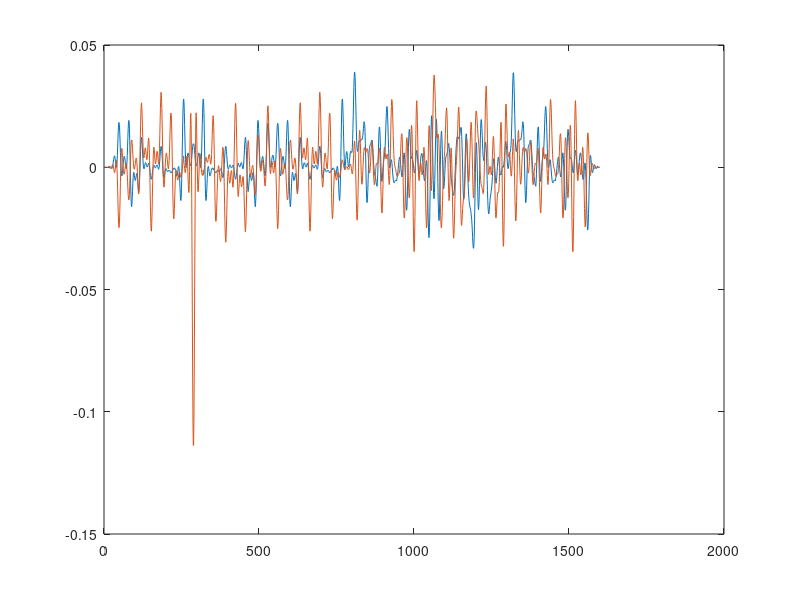
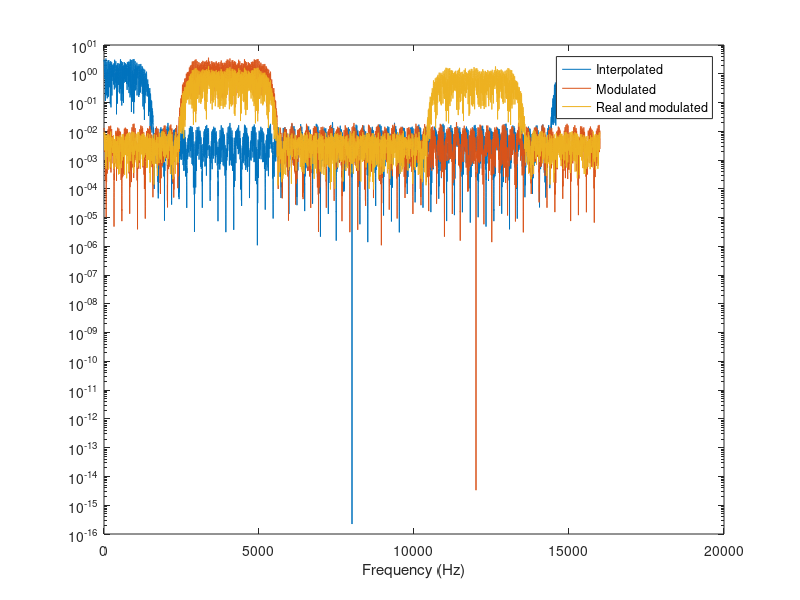

These figures' MATLAB source, in order: (Note: this script raises an error after producing the figures.)
%% load data
%bits -> information bits (128)
%symbol -> information symbol (64)
%z_data -> ofdm info symbol
%pn_ofdm -> training pn ofdm symbol
%pn_symbol -> training pn symbol
%z is a OFDM symbol with 256 info bits and N_cp = 72
%noise level
sigma = 0;
load('transmitting.mat')
N_cp = 32;
%% Up-sampling
% z is the original baseband signal
N = length(z);
NN = 2^14; % Number of frequency grid points
f = (0:NN-1)/NN;
semilogy(f,abs(fft(z,NN))) % Check transform
xlabel('relative frequency f/fs');
%% Now upsample
R = 8; %
zu = zeros(N*R,1);
zu(1:R:end) = z;
semilogy(f,abs(fft(zu,NN))) % Check transform
xlabel('normalized frequency f/fs');
%% Design a LP interpolation filter
B = firpm(63,2*[0 0.5/R 0.5/R*1.6 1/2],[1 1 0 0]);
zi = conv(zu,B);
% zi is now the interpolated signal
figure(1)
plot([real(zi) imag(zi)])
figure(2)
semilogy(f,abs([fft(zu,NN) fft(zi,NN) fft(B.',NN)]) ) % Check transforms
legend('Up-sampled z_u','Interpolated after LP filtering','LP-filter')
xlabel('relative frequency f/fs');
%% Modulation
fs = 16000;
fcm = 4000;
F = (0:NN-1)/NN*fs;
n = (0:length(zi)-1)';
zm = zi.*exp(1i*2*pi*fcm/fs*n);
semilogy(F,abs([fft(zi,NN) fft(zm,NN) ]) ) % Check transforms
legend('Interpolated','Modulated')
xlabel('Frequency (Hz)');
%% Make signal real
zmr = real(zm);
semilogy(F,abs([fft(zi,NN) fft(zm,NN) fft(zmr,NN) ]) ) % Check transforms
legend('Interpolated','Modulated','Real and modulated')
xlabel('Frequency (Hz)');
%% Demodulation
fs = 16000;
fcm = 4000;
F = (0:NN-1)/NN*fs;
n = (0:length(zi)-1)';
yrec = simulate_audio_channel(zmr,sigma); % The received real valued signal
yib = yrec.*exp(-1i*2*pi*fcm/fs*n);
semilogy(F,abs([fft(yrec,NN) fft(yib,NN)])) % Check transforms
legend('Modulated','Demodulated')
xlabel('Frequency (Hz)');
yi = conv(yib,B);
% yi is now a lowpass signal
figure(2)
semilogy(f,abs([fft(yib,NN) fft(yi,NN) fft(B.',NN)]) ) % Check transforms
legend('Demodulated','after LP filtering','LP-filter')
xlabel('relative frequency f/fs');
%% Down-sampling
D = 8; % Same as upsampling rate!!
y = yi(1:D:end);
semilogy(f,abs(fft(y,NN))) % Check transforms
%% Check in time domain
plot(real(y))